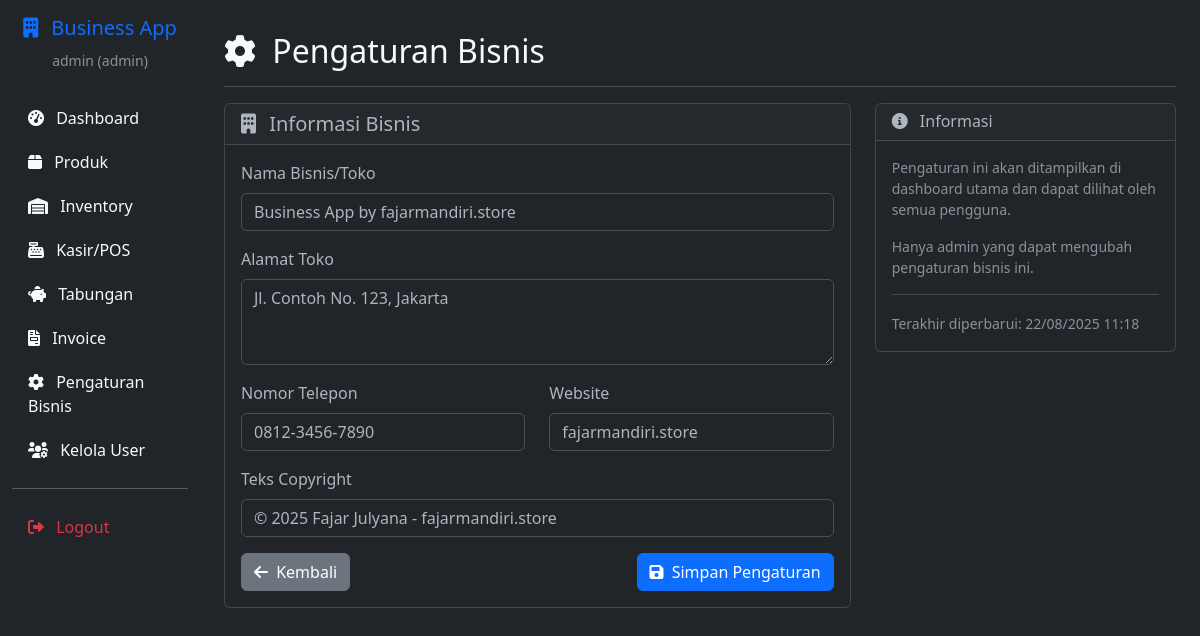
Before: /admin/business_settings (signed in) with the older database file.
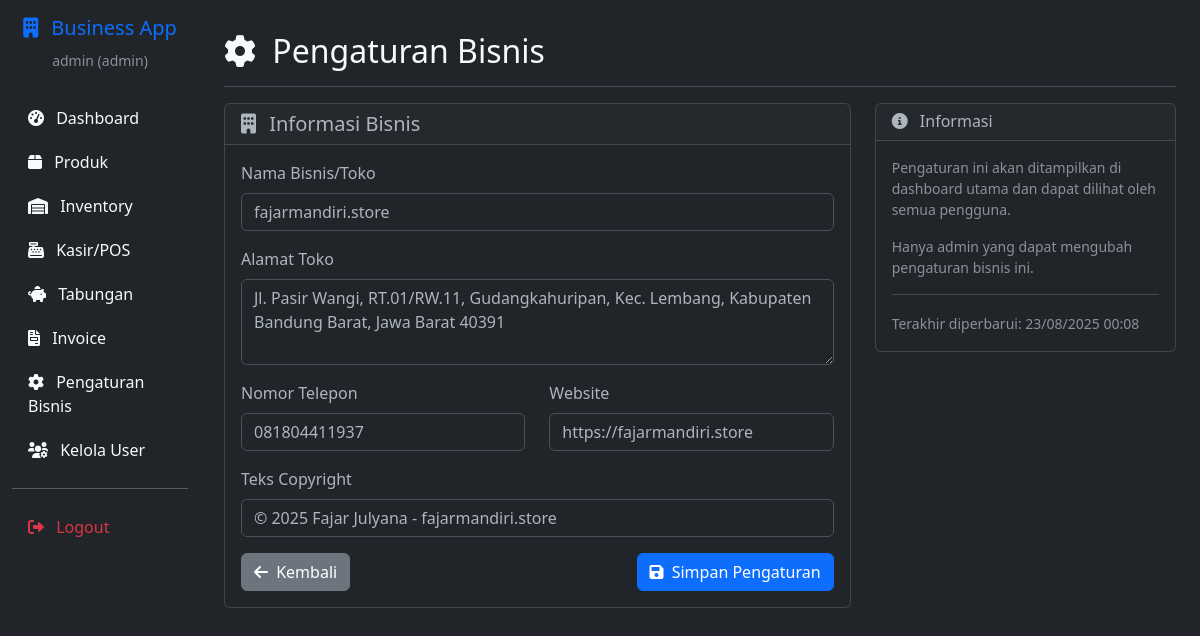
After: the same page with the newer database file.
### app.py (models this page shows)
class BusinessSettings(db.Model):
    __tablename__ = 'business_settings'
    id = db.Column(db.Integer, primary_key=True)
    business_name = db.Column(db.String(255), nullable=False, default='Business App by fajarmandiri.store')
    address = db.Column(db.Text)
    phone = db.Column(db.String(50))
    website = db.Column(db.String(255), default='fajarmandiri.store')
    copyright_text = db.Column(db.String(255), default='© 2025 Fajar Julyana - fajarmandiri.store')
    updated_at = db.Column(db.DateTime, default=datetime.utcnow, onupdate=datetime.utcnow)
    updated_by = db.Column(db.Integer, db.ForeignKey('users.id'))

### app.py (the view, shortened to what this page needs)
@app.route('/admin/business_settings', methods=['GET', 'POST'])
@admin_required
def business_settings():
    business = BusinessSettings.query.first()
    if not business:
        business = BusinessSettings()
        db.session.add(business)
        db.session.commit()
    return render_template('admin/business_settings.html', business=business)

### app.py (called while the page is built)
def admin_required(f):
    from functools import wraps
    @wraps(f)
    def decorated_function(*args, **kwargs):
        if 'user_id' not in session:
            flash('Silakan login terlebih dahulu.', 'error')
            return redirect(url_for('login'))
        user = User.query.get(session['user_id'])
        if not user or user.role != 'admin':
            flash('Akses ditolak. Hanya admin yang dapat mengakses halaman ini.', 'error')
            return redirect(url_for('dashboard'))
        return f(*args, **kwargs)
    return decorated_function

@app.context_processor
def inject_common_functions():
    return {
        'format_currency': format_currency,
        'datetime': datetime,
        'timedelta': timedelta
    }

### templates/admin/business_settings.html (shortened to what this page needs)
{% extends "base.html" %}
{% block content %}
<div class="d-flex justify-content-between flex-wrap flex-md-nowrap align-items-center pt-3 pb-2 mb-3 border-bottom">
    <h1 class="h2">
        <i class="fas fa-cog me-2"></i>
        Pengaturan Bisnis
    </h1>
</div>
<div class="row">
    <div class="col-md-8">
        <div class="card">
            <div class="card-header">
                <h5 class="mb-0">
                    <i class="fas fa-building me-2"></i>
                    Informasi Bisnis
                </h5>
            </div>
            <div class="card-body">
                <form method="POST">
                    <div class="mb-3">
                        <label for="business_name" class="form-label">Nama Bisnis/Toko</label>
                        <input type="text" class="form-control" id="business_name" name="business_name"
                               value="{{ business.business_name }}" required>
                    </div>
                    <div class="mb-3">
                        <label for="address" class="form-label">Alamat Toko</label>
                        <textarea class="form-control" id="address" name="address" rows="3">{{ business.address or '' }}</textarea>
                    </div>
                    <div class="row">
                        <div class="col-md-6">
                            <div class="mb-3">
                                <label for="phone" class="form-label">Nomor Telepon</label>
                                <input type="text" class="form-control" id="phone" name="phone"
                                       value="{{ business.phone or '' }}">
                            </div>
                        </div>
                        <div class="col-md-6">
                            <div class="mb-3">
                                <label for="website" class="form-label">Website</label>
                                <input type="url" class="form-control" id="website" name="website"
                                       value="{{ business.website or '' }}">
                            </div>
                        </div>
                    </div>
                    <div class="mb-3">
                        <label for="copyright_text" class="form-label">Teks Copyright</label>
                        <input type="text" class="form-control" id="copyright_text" name="copyright_text"
                               value="{{ business.copyright_text }}">
                    </div>
                    <div class="d-flex justify-content-between">
                        <a href="{{ url_for('dashboard') }}" class="btn btn-secondary">
                            <i class="fas fa-arrow-left me-1"></i>
                            Kembali
                        </a>
                        <button type="submit" class="btn btn-primary">
                            <i class="fas fa-save me-1"></i>
                            Simpan Pengaturan
                        </button>
                    </div>
                </form>
            </div>
        </div>
    </div>
    <div class="col-md-4">
        <div class="card">
            <div class="card-header">
                <h6 class="mb-0">
                    <i class="fas fa-info-circle me-2"></i>
                    Informasi
                </h6>
            </div>
            <div class="card-body">
                <p class="small text-muted">
                    Pengaturan ini akan ditampilkan di dashboard utama dan dapat dilihat oleh semua pengguna.
                </p>
                <p class="small text-muted">
                    Hanya admin yang dapat mengubah pengaturan bisnis ini.
                </p>
                {% if business.updated_at %}
                <hr>
                <small class="text-muted">
                    Terakhir diperbarui: {{ business.updated_at.strftime('%d/%m/%Y %H:%M') }}
                </small>
                {% endif %}
            </div>
        </div>
    </div>
</div>
{% endblock %}

Changed rows visible on the page:
changed BusinessSettings "fajarmandiri.store": business_name "Business App by fajarmandiri.store" → "fajarmandiri.store"; address "Jl. Contoh No. 123, Jakarta" → "Jl. Pasir Wangi, RT.01/RW.11, Gudangkahuripan, Kec. Lembang, Kabupaten Bandung Barat, Jawa Barat 40391"; phone "0812-3456-7890" → "081804411937"; website "fajarmandiri.store" → "https://fajarmandiri.store"; updated_at "22/08/2025 11:18" → "23/08/2025 00:08"
